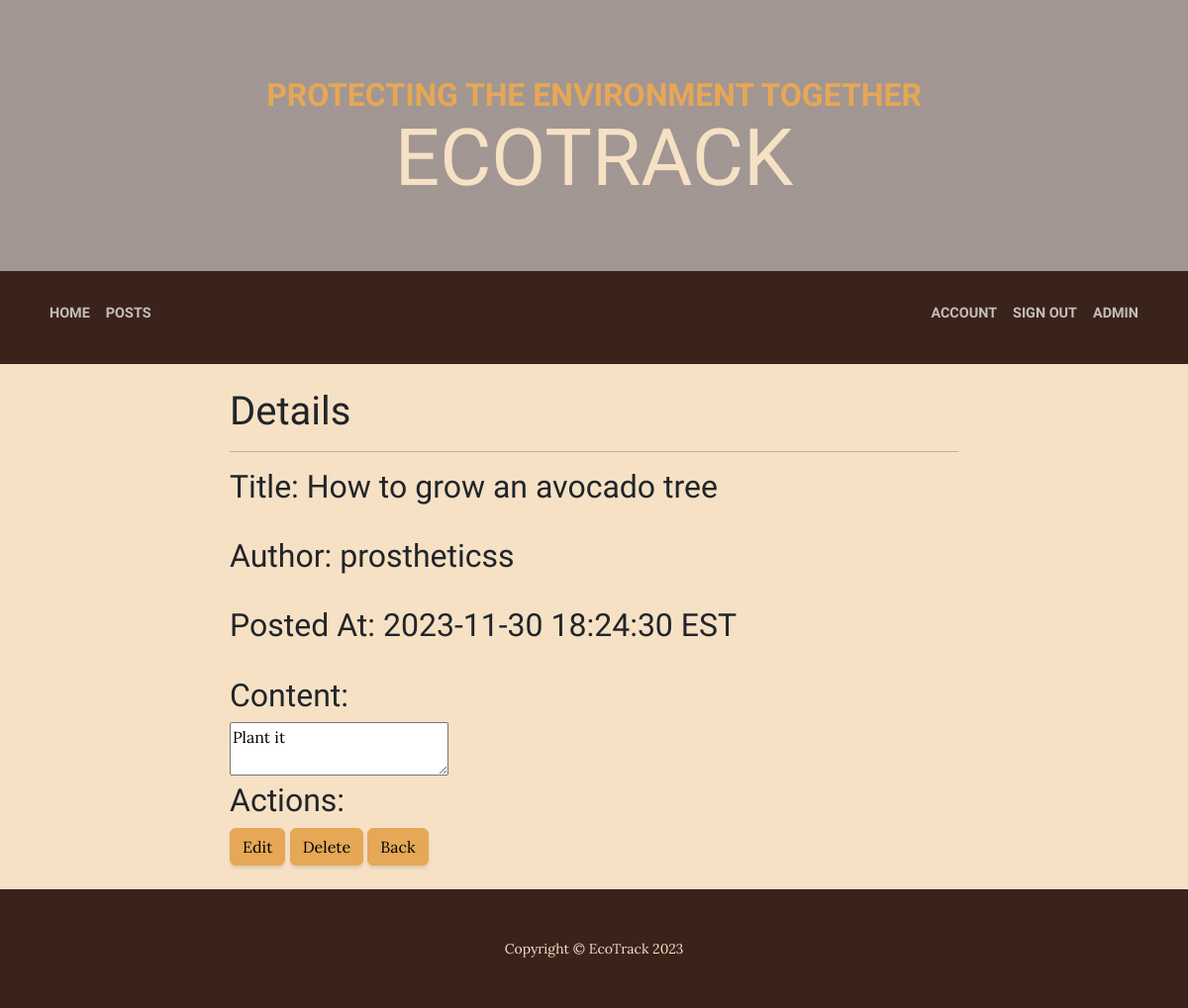
/admin/posts/detail.php?id=3 (signed in), run on an earlier commit of the app's database.
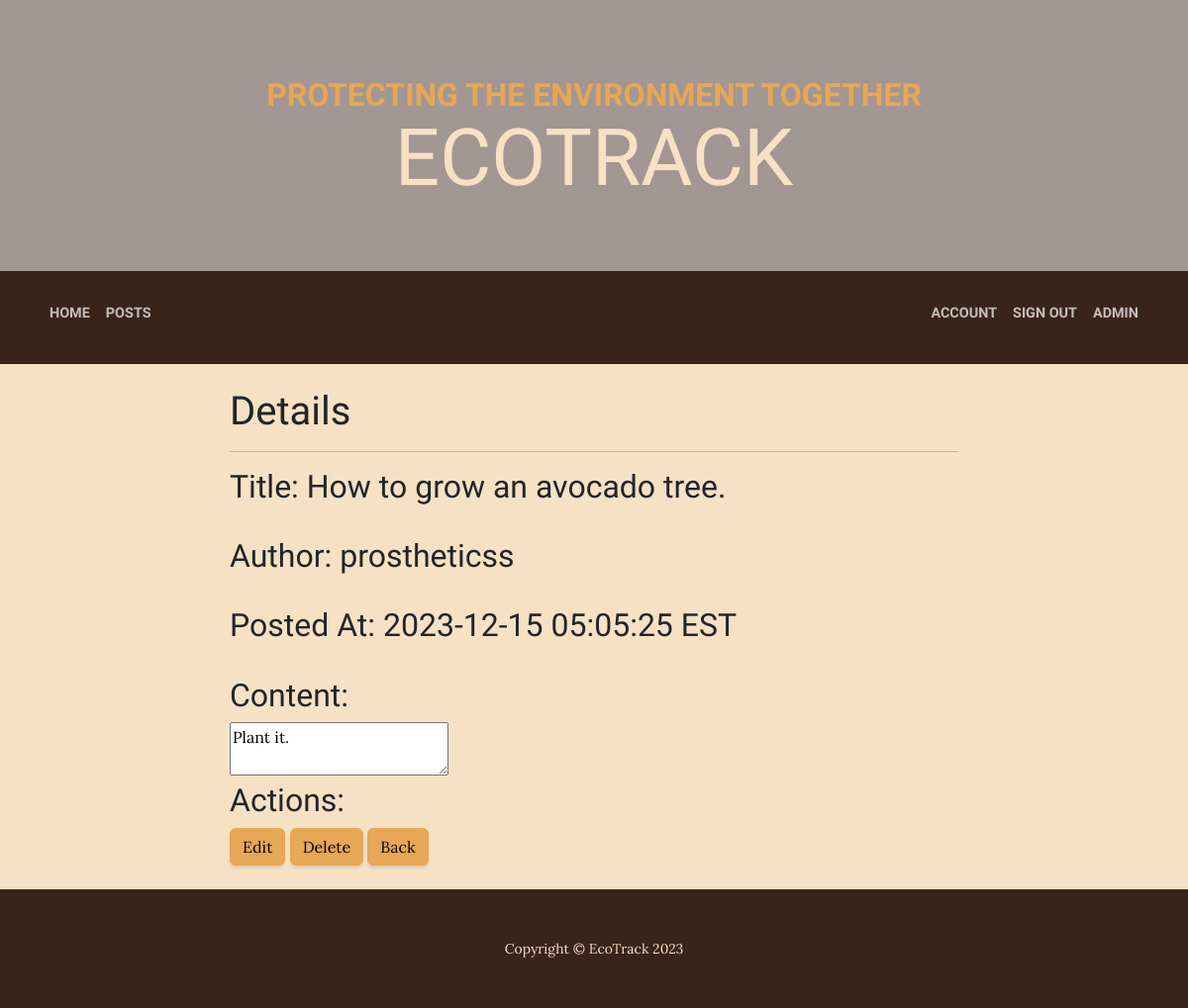
And on a later commit of the database.
### tables this page shows
CREATE TABLE `posts` (
  `ID` int(10) UNSIGNED NOT NULL,
  `userID` int(10) UNSIGNED DEFAULT NULL,
  `title` varchar(100) DEFAULT NULL,
  `content` longtext DEFAULT NULL,
  `postedDateTime` datetime DEFAULT NULL
);

CREATE TABLE `users` (
  `ID` int(10) UNSIGNED NOT NULL,
  `username` varchar(48) NOT NULL,
  `email` varchar(254) NOT NULL,
  `password` varchar(254) NOT NULL
);

### public/global.php (called while the page is built, shortened)
<?php
function query($query, $data){
    $stmt = __DB__->prepare($query);
    $stmt->execute($data);
    return $stmt;
}
function getAuthor($id){
    $author = query('SELECT username FROM users WHERE ID = ?', [$id])->fetch()['username'];
    return $author;
}
function getPost($id){
    $post = query('SELECT * FROM posts WHERE ID = ?', [$id])->fetch();
    return $post;
}

### public/admin/posts/detail.php (the view, shortened to what this page needs)
<?php
require_once('../../global.php');
$post = getPost($_GET['id']);
?>
<!DOCTYPE html>
<html lang="en">
<head>
    <link href="../../css/styles.css" rel="stylesheet" />
</head>
<body>
    <header>
        <h1 class="site-heading text-center text-faded d-none d-lg-block">
            <span class="site-heading-upper text-primary mb-3">Protecting the environment together</span>
            <span class="site-heading-lower">EcoTrack</span>
        </h1>
    </header>
    <nav class="navbar navbar-expand-lg navbar-dark py-lg-4" id="mainNav">
        <div class="container">
            <div class="d-flex align-items-center">
                <ul class="navbar-nav">
                    <li class="nav-item mb-2"><a class="nav-link text-uppercase" href="../../index.php">Home</a></li>
                    <li class="nav-item mb-2"><a class="nav-link text-uppercase" href="../../posts.php">Posts</a></li>
                </ul>
            </div>
            <?php if(isset($_SESSION['id'])){
                echo '
                <div class="justify-content-end" id="navbarSupportedContent">
                <ul class="navbar-nav">
                    <li class="nav-item mb-2"><a class="nav-link text-uppercase" href="../../account/index.php?id='.$_SESSION['id'].'">Account</a></li>
                    <li class="nav-item mb-2"><a class="nav-link text-uppercase" href="../../signout.php">Sign Out</a></li>
                    ';
                if($_SESSION['admin'] == true) echo '<li class="nav-item mb-2"><a class="nav-link text-uppercase" href="../index.php">Admin</a></li>';
                echo '</ul>
                </div>';
            }
            ?>
        </div>
    </nav>
    <section class="bg-faded">
        <div class="container">
            <div class="row">
                <div class="col-lg-8 col-md-10 mx-auto">
                    <br/>
                    <h1>Details</h1>
                    <hr/>
                    <h2>Title: <?= $post['title'] ?></h2>
                    <br/>
                    <h2>Author: <?= getAuthor($post['userID']) ?></h2>
                    <br/>
                    <h2>Posted At: <?= $post['postedDateTime'] ?> EST</h2>
                    <br/>
                    <h2>Content: </h2>
                    <textarea readonly><?= $post['content'] ?></textarea>
                    <h2>Actions:</h2>
                    <a href="edit.php?id=<?= $post['ID'] ?>"><button class="btn btn-primary">Edit</button></a>
                    <a href="delete.php?id=<?= $post['ID'] ?>"><button class="btn btn-primary">Delete</button></a>
                    <a href="index.php"><button class="btn btn-primary">Back</button></a>
                    <br/><br/>
                </div>
            </div>
        </div>
    </section>
    <footer class="footer text-faded text-center py-5">
        <div class="container">
            <p class="m-0 small">Copyright &copy; EcoTrack 2023</p>
        </div>
    </footer>
</body>
</html>

What changed in the data, as far as the page shows it:
changed posts "prostheticss": title "How to grow an avocado tree" → "How to grow an avocado tree."; postedDateTime "2023-11-30 18:24:30" → "2023-12-15 05:05:25"; content "Plant it" → "Plant it."
